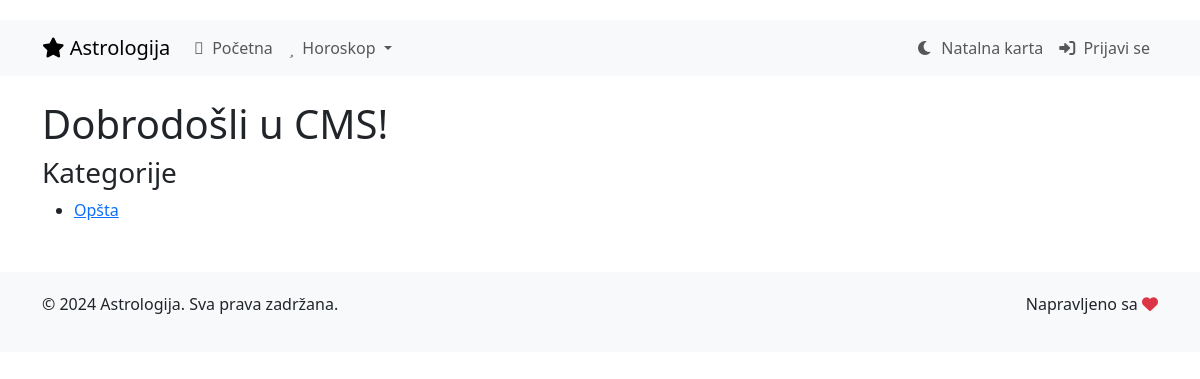
The page / on the database its author committed.
### models/models.py (models this page shows, shortened)
class Navigation(db.Model):
    id = db.Column(db.Integer, primary_key=True)
    title = db.Column(db.String(100), nullable=False)
    url = db.Column(db.String(200))
    slug = db.Column(db.String(100), unique=True)
    icon = db.Column(db.String(50))  # FontAwesome icon class
    order = db.Column(db.Integer, default=0)  # For menu ordering
    is_active = db.Column(db.Boolean, default=True)
    is_external = db.Column(db.Boolean, default=False)  # External links
    target = db.Column(db.String(20), default='_self')  # _blank, _self, etc.
    parent_id = db.Column(db.Integer, db.ForeignKey('navigation.id'))
    children = db.relationship('Navigation',
                             backref=db.backref('parent', remote_side=[id]),
                             lazy='dynamic',
                             cascade='all, delete-orphan')
    description = db.Column(db.Text)  # Description for mega menu items
    image_url = db.Column(db.String(200))  # Image for mega menu
    css_class = db.Column(db.String(100))  # Custom CSS classes
    is_mega_menu = db.Column(db.Boolean, default=False)  # Is this a mega menu item
    mega_menu_columns = db.Column(db.Integer, default=1)  # Number of columns in mega menu
    meta_title = db.Column(db.String(200))
    meta_description = db.Column(db.Text)
    created_at = db.Column(db.DateTime, default=datetime.utcnow)
    updated_at = db.Column(db.DateTime, default=datetime.utcnow, onupdate=datetime.utcnow)
    def get_children(self):
        return self.children.filter_by(is_active=True).order_by(Navigation.order).all()
    def has_children(self):
        return self.children.filter_by(is_active=True).count() > 0
    def is_root(self):
        return self.parent_id is None

class Category(db.Model):
    id = db.Column(db.Integer, primary_key=True)
    name = db.Column(db.String(100), nullable=False)
    slug = db.Column(db.String(100), unique=True, nullable=False)
    description = db.Column(db.Text)
    articles = db.relationship('Article', backref='category', lazy=True)

### app.py (the view)
@app.route('/')
def index():
    theme = get_theme()
    pages = Page.query.all()
    categories = Category.query.all()
    return render_template('index.html', theme=theme, pages=pages, categories=categories)

### app.py (called while the page is built)
def get_theme():
    design = Design.query.first()
    if design:
        return design.theme
    return 'https://cdn.jsdelivr.net/npm/bootstrap@5.3.2/dist/css/bootstrap.min.css'

@app.before_request
def load_logged_in_user():
    user_id = session.get('user_id')
    g.user = None
    if user_id:
        g.user = User.query.get(user_id)

def get_navigation():
    return Navigation.query.filter_by(is_active=True).order_by(Navigation.order).all()

@app.context_processor
def inject_navigation():
    return dict(navigation_items=get_navigation())

### templates/index.html (shortened to what this page needs)
{% extends 'base.html' %}
{% block content %}
<h1>Dobrodošli u CMS!</h1>
<h3>Kategorije</h3>
<ul>
    {% for cat in categories %}
    <li><a href="{{ url_for('category', cat_id=cat.id) }}">{{ cat.name }}</a></li>
    {% endfor %}
</ul>
{% endblock %}

### templates/navigation.html (shortened to what this page needs)
{% macro render_navigation_item(item) %}
    {% if item.has_children() %}
        <li class="nav-item dropdown">
            <a class="nav-link dropdown-toggle {{ item.css_class or '' }}" href="{{ item.url or '#' }}"
               id="navbarDropdown{{ item.id }}" role="button" data-bs-toggle="dropdown"
               aria-expanded="false" target="{{ item.target }}">
                {% if item.icon %}<i class="{{ item.icon }}"></i>{% endif %}
                {{ item.title }}
            </a>
        </li>
    {% else %}
        <li class="nav-item">
            <a class="nav-link {{ item.css_class or '' }}" href="{{ item.url or '#' }}" target="{{ item.target }}">
                {% if item.icon %}<i class="{{ item.icon }}"></i>{% endif %}
                {{ item.title }}
            </a>
        </li>
    {% endif %}
{% endmacro %}
<nav class="navbar navbar-expand-lg navbar-light bg-light">
    <div class="container">
        <a class="navbar-brand" href="{{ url_for('index') }}">
            <i class="fas fa-star"></i> Astrologija
        </a>
        <div class="collapse navbar-collapse" id="navbarNav">
            <ul class="navbar-nav me-auto">
                {% for item in navigation_items %}
                    {% if item.is_root() %}
                        {{ render_navigation_item(item) }}
                    {% endif %}
                {% endfor %}
            </ul>
            <ul class="navbar-nav">
                <li class="nav-item">
                    <a class="nav-link" href="{{ url_for('astrologija') }}">
                        <i class="fas fa-moon"></i> Natalna karta
                    </a>
                </li>
                {% if session.get('user_id') %}
                    <li class="nav-item dropdown">
                        <a class="nav-link dropdown-toggle" href="#" id="userDropdown" role="button"
                           data-bs-toggle="dropdown" aria-expanded="false">
                            <i class="fas fa-user"></i> Admin
                        </a>
                        <ul class="dropdown-menu" aria-labelledby="userDropdown">
                            <li><a class="dropdown-item" href="{{ url_for('admin') }}">Dashboard</a></li>
                            <li><a class="dropdown-item" href="{{ url_for('admin_pages') }}">Stranice</a></li>
                            <li><a class="dropdown-item" href="{{ url_for('admin_articles') }}">Članci</a></li>
                            <li><a class="dropdown-item" href="{{ url_for('admin_navigation') }}">Navigacija</a></li>
                            <li><hr class="dropdown-divider"></li>
                            <li><a class="dropdown-item" href="{{ url_for('logout') }}">Odjavi se</a></li>
                        </ul>
                    </li>
                {% else %}
                    <li class="nav-item">
                        <a class="nav-link" href="{{ url_for('login') }}">
                            <i class="fas fa-sign-in-alt"></i> Prijavi se
                        </a>
                    </li>
                {% endif %}
            </ul>
        </div>
    </div>
</nav>

### templates/base.html (style rules this page uses)
body { padding-top: 20px; }

### templates/navigation.html (style rules this page uses)
.navbar-nav .nav-link { font-weight: 500; }
.navbar-nav .nav-link i { margin-right: 0.25rem; }

### rows shown on the page
Navigation: title "Početna"
Navigation: title "Horoskop"
Category: name "Opšta"
